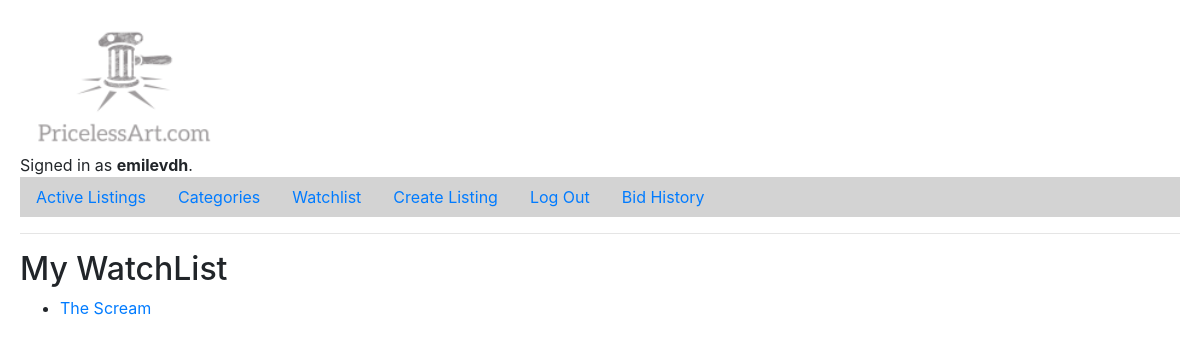
/watchlist (signed in), run on an earlier commit of the app's database.
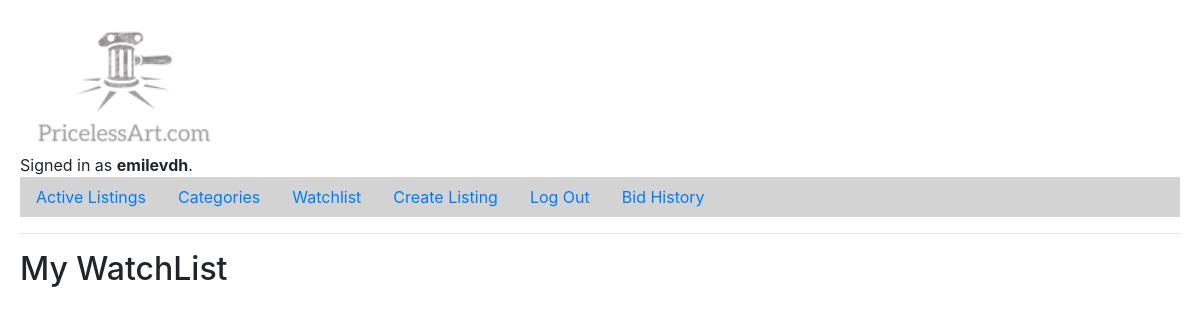
And on a later commit of the database.
### auctions/models.py (models this page shows, shortened)
class WatchList(models.Model):
    listing=models.ForeignKey(Listing,on_delete=models.CASCADE)
    WatchListOf=models.ForeignKey(User, on_delete=models.CASCADE)

class Listing (models.Model):
    Title=models.CharField(max_length=64)
    Artist=models.CharField(max_length=64)
    Description = models.TextField(blank=True)
    StartBidAmount=models.FloatField()
    Image=models.ImageField(upload_to='listing')
    ItemCategory=models.ForeignKey(ItemCategory, on_delete=models.CASCADE)
    ListedOn= models.DateTimeField(auto_now_add=True)
    Status=models.BooleanField(default=True)
    ListedBy= models.ForeignKey(User, on_delete=models.CASCADE)
    def __str__(self):
        return self.Title

### auctions/views.py (the view)
# urls.py: ,path( "watchlist",views.watchlist,name='watchlist')
def watchlist(request):
    return render(request, "auctions/watchlist.html",{
        "watchlistings": WatchList.objects.filter(WatchListOf=request.user)
    })

### auctions/templates/auctions/watchlist.html
{% extends "auctions/layout.html" %}
{% block body %}
    <h2>My WatchList</h2>
    <ul>
        {% for l in watchlistings %}
            <li>
                <a href="{% url 'listing' l.listing_id %}">
                    {{ l.listing }}
            </li>
        {% endfor %}
    </ul>
{% endblock %}

What changed in the data, as far as the page shows it:
removed WatchList: listing "The Scream"
